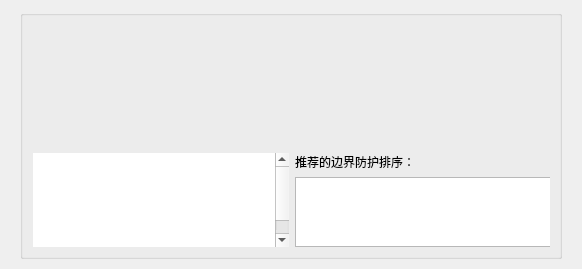
         <widget class="QWidget" name="boundary_protect">
          <layout class="QGridLayout" name="gridLayout_4">
           <property name="leftMargin">
            <number>20</number>
           </property>
           <property name="topMargin">
            <number>10</number>
           </property>
           <property name="rightMargin">
            <number>20</number>
           </property>
           <property name="bottomMargin">
            <number>10</number>
           </property>
           <item row="0" column="0">
            <widget class="QGroupBox" name="groupBox_2">
             <property name="title">
              <string/>
             </property>
             <layout class="QVBoxLayout" name="verticalLayout_2">
              <item>
               <widget class="QSplitter" name="splitter">
                <property name="sizePolicy">
                 <sizepolicy hsizetype="Expanding" vsizetype="Preferred">
                  <horstretch>0</horstretch>
                  <verstretch>200</verstretch>
                 </sizepolicy>
                </property>
                <property name="styleSheet">
                 <string notr="true">QSplitter::handle {
background-color: rgb(0,255,127);
}</string>
                </property>
                <property name="orientation">
                 <enum>Qt::Horizontal</enum>
                </property>
                <widget class="QChartView" name="widgetB" native="true"/>
               </widget>
              </item>
              <item>
               <widget class="QSplitter" name="splitter_2">
                <property name="sizePolicy">
                 <sizepolicy hsizetype="Expanding" vsizetype="Preferred">
                  <horstretch>0</horstretch>
                  <verstretch>100</verstretch>
                 </sizepolicy>
                </property>
                <property name="layoutDirection">
                 <enum>Qt::RightToLeft</enum>
                </property>
                <property name="orientation">
                 <enum>Qt::Horizontal</enum>
                </property>
                <widget class="QWidget" name="layoutWidget">
                 <layout class="QHBoxLayout" name="horizontalLayout_2">
                  <item>
                   <layout class="QVBoxLayout" name="verticalLayout">
                    <item>
                     <widget class="QLabel" name="label_3">
                      <property name="text">
                       <string>推荐的边界防护排序：</string>
                      </property>
                     </widget>
                    </item>
                    <item>
                     <widget class="QListWidget" name="listWidget_4">
                      <property name="contextMenuPolicy">
                       <enum>Qt::NoContextMenu</enum>
                      </property>
                      <property name="layoutDirection">
                       <enum>Qt::LeftToRight</enum>
                      </property>
                      <property name="styleSheet">
                       <string notr="true">color: rgb(255, 255, 255);</string>
                      </property>
                     </widget>
                    </item>
                   </layout>
                  </item>
                  <item>
                   <widget class="QTextBrowser" name="textBrowser_4">
                    <property name="contextMenuPolicy">
                     <enum>Qt::NoContextMenu</enum>
                    </property>
                    <property name="layoutDirection">
                     <enum>Qt::LeftToRight</enum>
                    </property>
                    <property name="styleSheet">
                     <string notr="true">QTextBrowser#textBrowser{

    font: 14pt &quot;楷体&quot;;
    color: #78c090;

}</string>
                    </property>
                    <property name="frameShape">
                     <enum>QFrame::NoFrame</enum>
                    </property>
                    <property name="html">
                     <string>&lt;!DOCTYPE HTML PUBLIC &quot;-//W3C//DTD HTML 4.0//EN&quot; &quot;http://www.w3.org/TR/REC-html40/strict.dtd&quot;&gt;
&lt;html&gt;&lt;head&gt;&lt;meta name=&quot;qrichtext&quot; content=&quot;1&quot; /&gt;&lt;style type=&quot;text/css&quot;&gt;
p, li { white-space: pre-wrap; }
&lt;/style&gt;&lt;/head&gt;&lt;body style=&quot; font-family:'SimSun'; font-size:9pt; font-weight:400; font-style:normal;&quot;&gt;
&lt;p style=&quot; margin-top:0px; margin-bottom:0px; margin-left:0px; margin-right:0px; -qt-block-indent:0; text-indent:0px;&quot;&gt;&lt;span style=&quot; font-family:'微软雅黑'; color:#ffffff;&quot;&gt;低密级的信息相对来说安全防护更不完善，易被入侵，需要配置边界防护才能保证高密级设备防护的有效性。&lt;/span&gt;&lt;/p&gt;
&lt;p style=&quot; margin-top:0px; margin-bottom:0px; margin-left:0px; margin-right:0px; -qt-block-indent:0; text-indent:0px;&quot;&gt;&lt;span style=&quot; font-family:'微软雅黑'; color:#ffffff;&quot;&gt;当单个设备需要接收（处理）不同密级的信息时，需要在低密级信息的发送者和接受者之间配置边界防护。&lt;/span&gt;&lt;span style=&quot; color:#ffffff;&quot;&gt; &lt;/span&gt;&lt;/p&gt;&lt;/body&gt;&lt;/html&gt;</string>
                    </property>
                   </widget>
                  </item>
                 </layout>
                </widget>
               </widget>
              </item>
             </layout>
            </widget>
           </item>
          </layout>
         </widget>
